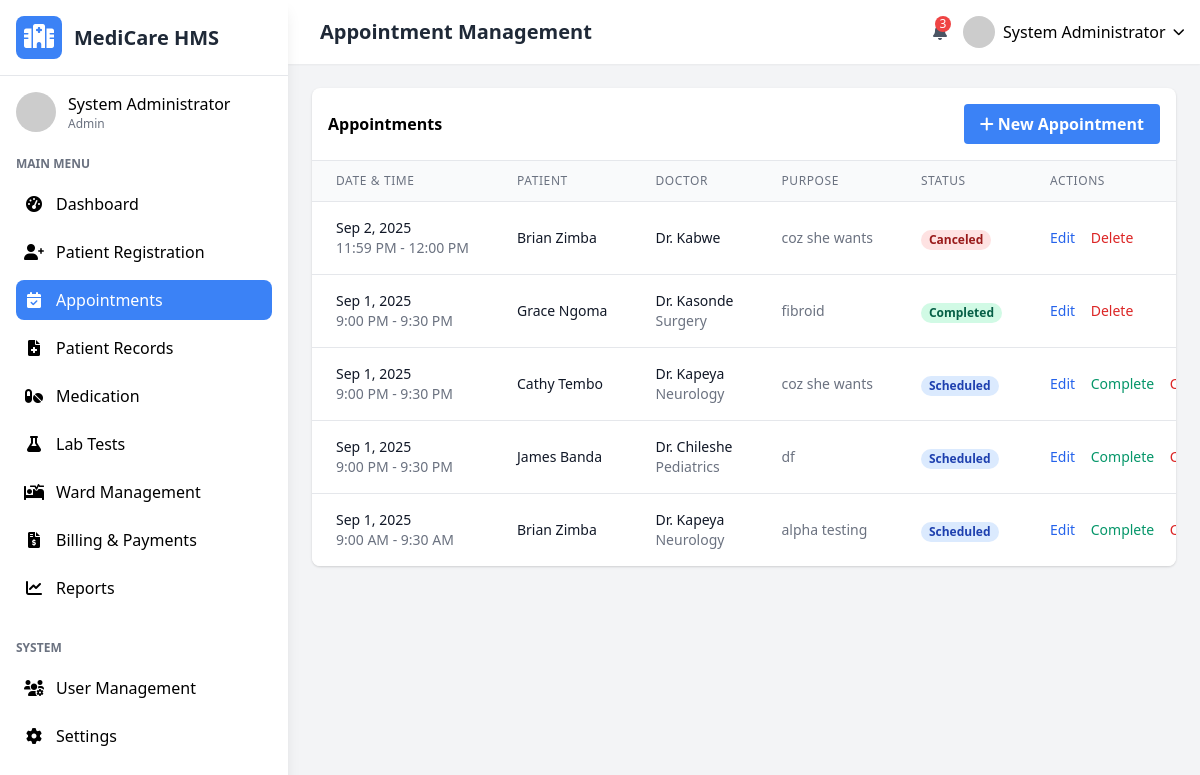
The app's page /appointments.php (signed in) with its own data.
### tables this page shows
CREATE TABLE `users` (
  `user_id` int(11) NOT NULL,
  `username` varchar(50) NOT NULL,
  `password_hash` varchar(255) NOT NULL,
  `email` varchar(100) NOT NULL,
  `first_name` varchar(50) NOT NULL,
  `last_name` varchar(50) NOT NULL,
  `role` enum('admin','doctor','nurse','receptionist','lab_technician','pharmacist') NOT NULL,
  `specialization` varchar(100) DEFAULT NULL,
  `phone` varchar(20) DEFAULT NULL,
  `address` text DEFAULT NULL,
  `hire_date` date DEFAULT NULL,
  `status` enum('active','inactive','on_leave') DEFAULT 'active',
  `created_at` timestamp NOT NULL DEFAULT current_timestamp(),
  `updated_at` timestamp NOT NULL DEFAULT current_timestamp() ON UPDATE current_timestamp()
);

CREATE TABLE `appointments` (
  `appointment_id` int(11) NOT NULL,
  `patient_id` int(11) NOT NULL,
  `doctor_id` int(11) NOT NULL,
  `appointment_date` date NOT NULL,
  `start_time` time NOT NULL,
  `end_time` time NOT NULL,
  `purpose` varchar(255) NOT NULL,
  `status` enum('scheduled','completed','canceled','no_show') DEFAULT 'scheduled',
  `cancel_reason` varchar(255) DEFAULT NULL,
  `notes` text DEFAULT NULL,
  `created_by` int(11) NOT NULL,
  `created_at` timestamp NOT NULL DEFAULT current_timestamp(),
  `updated_at` timestamp NOT NULL DEFAULT current_timestamp() ON UPDATE current_timestamp()
);

CREATE TABLE `patients` (
  `patient_id` int(11) NOT NULL,
  `first_name` varchar(50) NOT NULL,
  `last_name` varchar(50) NOT NULL,
  `date_of_birth` date NOT NULL,
  `gender` enum('male','female') NOT NULL,
  `blood_type` enum('Unknown','A+','A-','B+','B-','AB+','AB-','O+','O-') DEFAULT NULL,
  `phone` varchar(20) NOT NULL,
  `email` varchar(100) DEFAULT NULL,
  `address` text DEFAULT NULL,
  `emergency_contact_name` varchar(100) DEFAULT NULL,
  `emergency_contact_phone` varchar(20) DEFAULT NULL,
  `insurance_provider` varchar(100) DEFAULT NULL,
  `insurance_policy_number` varchar(50) DEFAULT NULL,
  `registration_date` timestamp NOT NULL DEFAULT current_timestamp(),
  `updated_at` timestamp NOT NULL DEFAULT current_timestamp() ON UPDATE current_timestamp()
);

### appointments.php (the view, shortened to what the rows shown need)
<?php
$page_title = "Appointment Management";
require_once 'includes/header.php';
$editing = false;
$appointment = null;
?>
<?php if ($editing): ?>
<div class="bg-white rounded-lg shadow p-6 mb-6">
    <h3 class="font-semibold text-lg mb-4"><?php echo isset($_GET['edit']) ? 'Edit Appointment' : 'Schedule New Appointment'; ?></h3>
    <form method="POST" action="">
        <div class="grid grid-cols-1 md:grid-cols-2 gap-4">
            <div>
                <label class="block text-gray-700 text-sm font-bold mb-2" for="patient_id">Patient</label>
                <select class="shadow appearance-none border rounded w-full py-2 px-3 text-gray-700 leading-tight focus:outline-none focus:shadow-outline"
                    id="patient_id" name="patient_id" required>
                    <option value="">Select Patient</option>
                    <?php
                    $patients = $conn->query("SELECT patient_id, first_name, last_name FROM patients ORDER BY last_name, first_name");
                    while ($patient = $patients->fetch_assoc()):
                        $selected = (isset($appointment['patient_id']) && $appointment['patient_id'] == $patient['patient_id']) ? 'selected' : '';
                    ?>
                    <option value="<?php echo $patient['patient_id']; ?>" <?php echo $selected; ?>>
                        <?php echo htmlspecialchars($patient['first_name'] . ' ' . $patient['last_name']); ?>
                    </option>
                    <?php endwhile; ?>
                </select>
            </div>
            <div>
                <label class="block text-gray-700 text-sm font-bold mb-2" for="doctor_id">Doctor</label>
                <select class="shadow appearance-none border rounded w-full py-2 px-3 text-gray-700 leading-tight focus:outline-none focus:shadow-outline"
                    id="doctor_id" name="doctor_id" required>
                    <option value="">Select Doctor</option>
                    <?php
                    $doctors = $conn->query("SELECT user_id, first_name, last_name, specialization FROM users WHERE role = 'doctor' ORDER BY last_name, first_name");
                    while ($doctor = $doctors->fetch_assoc()):
                        $selected = (isset($appointment['doctor_id']) && $appointment['doctor_id'] == $doctor['user_id']) ? 'selected' : '';
                    ?>
                    <option value="<?php echo $doctor['user_id']; ?>" <?php echo $selected; ?>>
                        Dr. <?php echo htmlspecialchars($doctor['last_name']); ?> (<?php echo htmlspecialchars($doctor['specialization']); ?>)
                    </option>
                    <?php endwhile; ?>
                </select>
            </div>
            <div>
                <label class="block text-gray-700 text-sm font-bold mb-2" for="appointment_date">Date</label>
                <input class="shadow appearance-none border rounded w-full py-2 px-3 text-gray-700 leading-tight focus:outline-none focus:shadow-outline"
                    id="appointment_date" name="appointment_date" type="date"
                    value="<?php echo htmlspecialchars($appointment['appointment_date'] ?? date('Y-m-d')); ?>" required>
            </div>
            <div>
                <label class="block text-gray-700 text-sm font-bold mb-2" for="start_time">Start Time</label>
                <input class="shadow appearance-none border rounded w-full py-2 px-3 text-gray-700 leading-tight focus:outline-none focus:shadow-outline"
                    id="start_time" name="start_time" type="time"
                    value="<?php echo htmlspecialchars($appointment['start_time'] ?? '09:00'); ?>" required>
            </div>
            <div>
                <label class="block text-gray-700 text-sm font-bold mb-2" for="end_time">End Time</label>
                <input class="shadow appearance-none border rounded w-full py-2 px-3 text-gray-700 leading-tight focus:outline-none focus:shadow-outline"
                    id="end_time" name="end_time" type="time"
                    value="<?php echo htmlspecialchars($appointment['end_time'] ?? '09:30'); ?>" required>
            </div>
            <div>
                <label class="block text-gray-700 text-sm font-bold mb-2" for="purpose">Purpose</label>
                <input class="shadow appearance-none border rounded w-full py-2 px-3 text-gray-700 leading-tight focus:outline-none focus:shadow-outline"
                    id="purpose" name="purpose" type="text" placeholder="Purpose of appointment"
                    value="<?php echo htmlspecialchars($appointment['purpose'] ?? ''); ?>" required>
            </div>
            <?php if (isset($_GET['edit'])): ?>
            <div>
                <label class="block text-gray-700 text-sm font-bold mb-2" for="status">Status</label>
                <select class="shadow appearance-none border rounded w-full py-2 px-3 text-gray-700 leading-tight focus:outline-none focus:shadow-outline"
                    id="status" name="status" required>
                    <option value="scheduled" <?php echo (isset($appointment['status']) && $appointment['status'] == 'scheduled') ? 'selected' : ''; ?>>Scheduled</option>
                    <option value="completed" <?php echo (isset($appointment['status']) && $appointment['status'] == 'completed') ? 'selected' : ''; ?>>Completed</option>
                    <option value="canceled" <?php echo (isset($appointment['status']) && $appointment['status'] == 'canceled') ? 'selected' : ''; ?>>Canceled</option>
                    <option value="no_show" <?php echo (isset($appointment['status']) && $appointment['status'] == 'no_show') ? 'selected' : ''; ?>>No Show</option>
                </select>
            </div>
            <?php endif; ?>
            <div class="md:col-span-2">
                <label class="block text-gray-700 text-sm font-bold mb-2" for="notes">Notes</label>
                <textarea class="shadow appearance-none border rounded w-full py-2 px-3 text-gray-700 leading-tight focus:outline-none focus:shadow-outline"
                    id="notes" name="notes" placeholder="Additional notes"><?php echo htmlspecialchars($appointment['notes'] ?? ''); ?></textarea>
            </div>
        </div>
        <div class="mt-6 flex justify-end space-x-4">
            <a href="appointments.php" class="bg-gray-500 hover:bg-gray-600 text-white font-bold py-2 px-4 rounded focus:outline-none focus:shadow-outline">
                Cancel
            </a>
            <?php if (isset($_GET['edit'])): ?>
                <input type="hidden" name="appointment_id" value="<?php echo $appointment['appointment_id']; ?>">
                <button type="submit" name="update_appointment" class="bg-blue-500 hover:bg-blue-600 text-white font-bold py-2 px-4 rounded focus:outline-none focus:shadow-outline">
                    Update Appointment
                </button>
            <?php else: ?>
                <button type="submit" name="add_appointment" class="bg-blue-500 hover:bg-blue-600 text-white font-bold py-2 px-4 rounded focus:outline-none focus:shadow-outline">
                    Schedule Appointment
                </button>
            <?php endif; ?>
        </div>
    </form>
</div>
<?php else: ?>
<div class="bg-white rounded-lg shadow overflow-hidden">
    <div class="overflow-x-auto">
        <table class="min-w-full divide-y divide-gray-200">
            <thead class="bg-gray-50">
                <tr>
                    <th class="px-6 py-3 text-left text-xs font-medium text-gray-500 uppercase tracking-wider">Date & Time</th>
                    <th class="px-6 py-3 text-left text-xs font-medium text-gray-500 uppercase tracking-wider">Patient</th>
                    <th class="px-6 py-3 text-left text-xs font-medium text-gray-500 uppercase tracking-wider">Doctor</th>
                    <th class="px-6 py-3 text-left text-xs font-medium text-gray-500 uppercase tracking-wider">Purpose</th>
                    <th class="px-6 py-3 text-left text-xs font-medium text-gray-500 uppercase tracking-wider">Status</th>
                    <th class="px-6 py-3 text-left text-xs font-medium text-gray-500 uppercase tracking-wider">Actions</th>
                </tr>
            </thead>
            <tbody class="bg-white divide-y divide-gray-200">
                <?php
                $appointments = $conn->query("
                    SELECT a.*,
                           p.first_name as patient_first, p.last_name as patient_last,
                           d.first_name as doctor_first, d.last_name as doctor_last, d.specialization
                    FROM appointments a
                    JOIN patients p ON a.patient_id = p.patient_id
                    JOIN users d ON a.doctor_id = d.user_id
                    ORDER BY a.appointment_date DESC, a.start_time DESC
                ");
                while ($appt = $appointments->fetch_assoc()):
                    $date = date('M j, Y', strtotime($appt['appointment_date']));
                    $time = date('g:i A', strtotime($appt['start_time'])) . ' - ' . date('g:i A', strtotime($appt['end_time']));
                    $status_class = '';
                    switch ($appt['status']) {
                        case 'scheduled': $status_class = 'bg-blue-100 text-blue-800'; break;
                        case 'completed': $status_class = 'bg-green-100 text-green-800'; break;
                        case 'canceled': $status_class = 'bg-red-100 text-red-800'; break;
                    }
                ?>
                <tr class="hover:bg-gray-50">
                    <td class="px-6 py-4 whitespace-nowrap">
                        <div class="text-sm font-medium text-gray-900"><?php echo $date; ?></div>
                        <div class="text-sm text-gray-500"><?php echo $time; ?></div>
                    </td>
                    <td class="px-6 py-4 whitespace-nowrap">
                        <div class="text-sm font-medium text-gray-900"><?php echo htmlspecialchars($appt['patient_first'] . ' ' . $appt['patient_last']); ?></div>
                    </td>
                    <td class="px-6 py-4 whitespace-nowrap">
                        <div class="text-sm font-medium text-gray-900">Dr. <?php echo htmlspecialchars($appt['doctor_last']); ?></div>
                        <div class="text-sm text-gray-500"><?php echo htmlspecialchars($appt['specialization']); ?></div>
                    </td>
                    <td class="px-6 py-4 whitespace-nowrap text-sm text-gray-500"><?php echo htmlspecialchars($appt['purpose']); ?></td>
                    <td class="px-6 py-4 whitespace-nowrap">
                        <span class="px-2 inline-flex text-xs leading-5 font-semibold rounded-full <?php echo $status_class; ?>">
                            <?php echo ucfirst(str_replace('_', ' ', $appt['status'])); ?>
                        </span>
                    </td>
                    <td class="px-6 py-4 whitespace-nowrap text-sm font-medium">
                        <a href="appointments.php?edit=<?php echo $appt['appointment_id']; ?>" class="text-blue-600 hover:text-blue-900 mr-3">Edit</a>
                        <?php if ($appt['status'] == 'scheduled'): ?>
                            <a href="appointments.php?change_status=<?php echo $appt['appointment_id']; ?>&status=completed" class="text-green-600 hover:text-green-900 mr-3">Complete</a>
                            <a href="appointments.php?change_status=<?php echo $appt['appointment_id']; ?>&status=canceled" class="text-red-600 hover:text-red-900 mr-3">Cancel</a>
                        <?php endif; ?>
                        <a href="appointments.php?delete=<?php echo $appt['appointment_id']; ?>" class="text-red-600 hover:text-red-900" onclick="return confirm('Are you sure you want to delete this appointment?');">Delete</a>
                    </td>
                </tr>
                <?php endwhile; ?>
            </tbody>
        </table>
    </div>
</div>
<?php endif; ?>
<?php require_once 'includes/footer.php'; ?>

### includes/header.php (shortened to what the rows shown need)
<?php
require_once 'config.php';
$user_id = $_SESSION['user_id'];
$user_query = $conn->prepare("SELECT * FROM users WHERE user_id = ?");
$user_query->bind_param("i", $user_id);
$user_query->execute();
$user_result = $user_query->get_result();
$user = $user_result->fetch_assoc();
?>
<!DOCTYPE html>
<html lang="en">
<head>
    <link href="https://cdn.jsdelivr.net/npm/tailwindcss@2.2.19/dist/tailwind.min.css" rel="stylesheet">
    <link rel="stylesheet" href="https://cdnjs.cloudflare.com/ajax/libs/font-awesome/6.0.0-beta3/css/all.min.css">
</head>
<body class="bg-gray-100 font-sans">
    <div class="flex h-screen overflow-hidden">
        <?php include 'includes/sidebar.php'; ?>
        <div class="flex-1 overflow-y-auto main-content md:ml-64 lg:ml-72">
            <header class="bg-white shadow-sm p-4 flex justify-between items-center sticky top-0 z-10">
                <div class="flex items-center space-x-4">
                    <h2 class="text-xl font-semibold text-gray-800"><?php echo isset($page_title) ? $page_title : 'Dashboard'; ?></h2>
                </div>
                <div class="flex items-center space-x-4">
                    <div class="relative">
                        <button id="userMenuButton" class="flex items-center space-x-2 focus:outline-none">
                            <img src="https://randomuser.me/api/portraits/lego/5.jpg" alt="User" class="w-8 h-8 rounded-full">
                            <span class="hidden md:inline"><?php echo htmlspecialchars($user['first_name'] . ' ' . $user['last_name']); ?></span>
                            <i class="fas fa-chevron-down text-xs"></i>
                        </button>
                    </div>
                </div>
            </header>
            <main class="p-6">

### includes/sidebar.php (shortened to what the rows shown need)
<div class="sidebar bg-white w-64 md:w-72 shadow-lg fixed h-full overflow-y-auto transform -translate-x-full md:translate-x-0 transition-transform duration-300 ease-in-out z-20">
    <div class="p-4 flex items-center justify-between border-b">
        <div class="flex items-center space-x-3">
            <h1 class="text-xl font-bold text-gray-800">MediCare HMS</h1>
        </div>
    </div>
    <div class="p-4">
        <div class="flex items-center space-x-3 mb-6">
            <div>
                <p class="font-medium"><?php echo htmlspecialchars($user['first_name'] . ' ' . $user['last_name']); ?></p>
                <p class="text-xs text-gray-500"><?php echo ucfirst($user['role']); ?></p>
            </div>
        </div>
    </div>
</div>

### records on screen
users: first_name+last_name "System Administrator", role "Admin"
appointments: appointment_date "Sep 2, 2025", time "11:59 PM - 12:00 PM", patient.last_name "Brian Zimba", doctor.last_name "Kabwe", purpose "coz she wants", status "Canceled"
appointments: appointment_date "Sep 1, 2025", time "9:00 PM - 9:30 PM", patient.last_name "Grace Ngoma", doctor.last_name "Kasonde", doctor.specialization "Surgery", purpose "fibroid", status "Completed"
appointments: appointment_date "Sep 1, 2025", time "9:00 PM - 9:30 PM", patient.last_name "Cathy Tembo", doctor.last_name "Kapeya", doctor.specialization "Neurology", purpose "coz she wants", status "Scheduled"
appointments: appointment_date "Sep 1, 2025", time "9:00 PM - 9:30 PM", patient.last_name "James Banda", doctor.last_name "Chileshe", doctor.specialization "Pediatrics", purpose "df", status "Scheduled"
appointments: appointment_date "Sep 1, 2025", time "9:00 AM - 9:30 AM", patient.last_name "Brian Zimba", doctor.last_name "Kapeya", doctor.specialization "Neurology", purpose "alpha testing", status "Scheduled"

### other values on screen
$page_title "Appointment Management"
